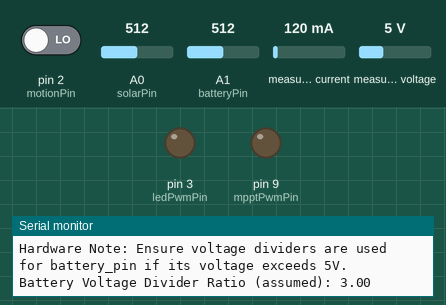
This sketch was run on a simulated Arduino Uno, built with avr-gcc and run on an emulated ATmega328P. Shown: output pins drawn as LEDs (lit = HIGH), the last lines printed to the serial monitor. The test bench sets the inputs (shaded band); at power-on: measured voltage 5 V, A1 (batteryPin) = 512, pin 2 (motionPin) LOW, A0 (solarPin) = 512, measured current 120 mA. The board resets itself during the run and starts again; sleep ends after the set time or at an interrupt.

Above: at 1.2 s.
1.3 s: measured voltage set to 0.6 V
2.8 s: measured voltage set to 0.3 V
At 3.2 s:
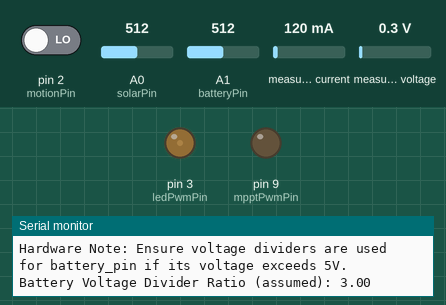
4.3 s: A1 (batteryPin) set to 90
At 5.6 s:
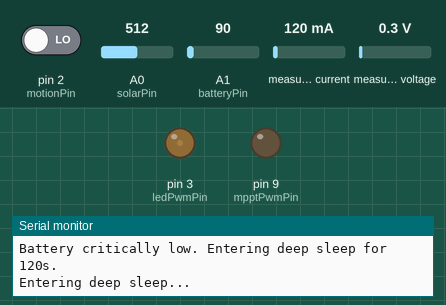
Timing chart, 0 to 14.0 s (numbered marks = the images above; inputs shaded):
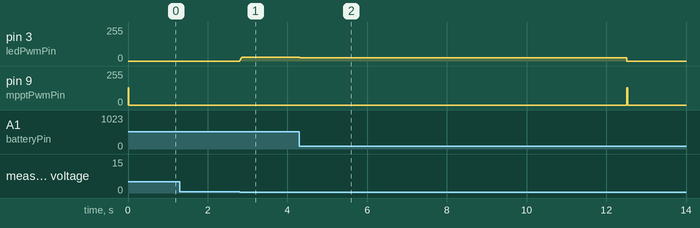

The sketch:

3.ino
```cpp
// Arduino code for solar powered motion sensor lamp
// With INA219 and basic MPPT
// Current Date: Thursday, May 8, 2025 (for context, not functional)

#include <Wire.h>              // For I2C communication
#include <Adafruit_INA219.h>   // For INA219 Current Sensor
#include <avr/sleep.h>         // For sleep modes
#include <avr/wdt.h>           // For Watchdog Timer

// --- Pin Definitions ---
const int solarPin = A0;       // Analog pin for a separate solar panel voltage sensor (can be backup or for rough estimate)
const int batteryPin = A1;     // Analog pin for battery voltage sensor
const int ledPwmPin = 3;       // PWM pin for LED light (ensure this is a hardware PWM pin, e.g., Timer2)
const int motionPin = 2;       // Digital pin for PIR motion sensor
const int mpptPwmPin = 9;      // PWM pin for MPPT control (e.g., Timer1: Pin 9 or 10 on Uno/Nano)

// --- System Parameters ---
const float ADC_REFERENCE_VOLTAGE = 5.0; // Arduino ADC reference voltage
const float ADC_MAX_VALUE = 1023.0;

// Voltage Divider Ratios (Adjust these based on YOUR voltage divider circuit)
// Actual_Voltage = Voltage_at_Pin * ((R1 + R2) / R2)
const float SOLAR_VOLTAGE_DIVIDER_RATIO = 3.0 + 1.0;  // Example: For solarPin, if used. INA219 provides more accurate Vbus.
const float BATTERY_VOLTAGE_DIVIDER_RATIO = 2.0 + 1.0; // Example for batteryPin

const float SOLAR_THRESHOLD_VOLTAGE_AT_PIN = 0.5; // Voltage AT THE solarPin (after divider) to consider it "dark"
                                                 // Use a low value if relying on INA219 for primary solar voltage.
const float BATTERY_MAX_VOLTAGE = 4.2;
const float BATTERY_MIN_VOLTAGE = 3.0;
const float BATTERY_PROTECTION_VOLTAGE = 3.2;
const float BATTERY_CHARGE_TARGET_VOLTAGE = 4.1; // Stop active charging slightly below max for longevity
const float MIN_SOLAR_VOLTAGE_FOR_MPPT_ACTUAL = 6.0; // Minimum actual solar panel voltage (from INA219) to attempt MPPT

const int PWM_MAX = 255;
const int PWM_MIN = 0;
const int PWM_DIM = 30;
const int PWM_STEP = 5;

const long JSON_EMIT_INTERVAL_MS = 30000; // Emit JSON data every 30 seconds
const long MOTION_DEBOUNCE_MS = 200;
const long LIGHT_ON_DURATION_AFTER_MOTION_MS = 15000;
const long MPPT_UPDATE_INTERVAL_MS = 1000; // Update MPPT every 1 second

// --- INA219 Sensor ---
Adafruit_INA219 ina219; // Defaults to address 0x40

// --- Global Variables ---
// Voltage & Power
float solarVoltage_raw_adc;   // Raw voltage from solarPin (analog divider)
float batteryVoltage_actual;  // Actual battery voltage
float batteryLevel_percent;   // Battery level in percentage

// INA219 readings for Solar Panel
float solarBusVoltage_V;      // Voltage from solar panel (INA219)
float solarShuntVoltage_mV;   // Shunt voltage (INA219)
float solarCurrent_mA;        // Current from solar panel (INA219)
float solarPower_mW;          // Power from solar panel (INA219)

// Light Control
int currentLedPwmValue;
int targetLedPwmValue;
bool motionDetectedFlag;
bool isDarkFlag;

// Charging & MPPT
bool conditionsForChargingFlag; // True if solar and battery conditions allow charging
int mpptPwmValue;
float lastMpptPower_mW;
int mpptPwmStep = 2; // How much to change PWM for MPPT; tune this!
bool mpptPerturbDirectionUp = true; // Initial direction to perturb PWM

// Timers
unsigned long lastJsonEmitMillis;
unsigned long lastMotionDetectMillis;
unsigned long lastLightActivityMillis;
unsigned long lastMpptUpdateMillis;


// --- Setup Function ---
void setup() {
  Serial.begin(115200); // Increased baud rate for more data
  while (!Serial && millis() < 3000);
  Serial.println(F("System Initializing..."));

  pinMode(solarPin, INPUT);
  pinMode(batteryPin, INPUT);
  pinMode(ledPwmPin, OUTPUT);
  pinMode(motionPin, INPUT);
  pinMode(mpptPwmPin, OUTPUT);

  // Initialize INA219
  if (!ina219.begin()) {
    Serial.println(F("Failed to find INA219 chip"));
    // You might want to halt or enter a safe mode if INA219 is critical
    while (1) { delay(10); }
  }
  Serial.println(F("INA219 sensor initialized."));
  // ina219.setCalibration_32V_2A(); // Or _16V_400mA etc. depending on your expected ranges & shunt.
                                  // Default works for 32V, 2A with the standard 0.1ohm shunt.

  // LED PWM Frequency (Pin 3, Timer2) - aiming for ~976Hz
  TCCR2B = (TCCR2B & 0b11111000) | 0x04; // Set prescaler for Timer2 to 64 (CS22 bit)

  // MPPT PWM (Pin 9, Timer1) - default frequency is ~490Hz.
  // For higher/specific frequencies on Pin 9, direct Timer1 manipulation is needed.
  // Example: To set Pin 9 (OC1A) to ~31kHz Fast PWM (Mode 14, ICR1 as TOP):
  // TCCR1A = (1 << WGM11) | (1 << COM1A1); // Non-inverting Fast PWM
  // TCCR1B = (1 << WGM13) | (1 << WGM12) | (1 << CS10); // Fast PWM, no prescaler
  // ICR1 = 511; // TOP value for 16MHz / (1 * (1+511)) = ~31.25 kHz
  // For now, we use default analogWrite() frequency for mpptPwmPin.

  analogWrite(ledPwmPin, PWM_MIN);
  currentLedPwmValue = PWM_MIN;
  targetLedPwmValue = PWM_MIN;

  mpptPwmValue = 128; // Start MPPT PWM at 50% duty cycle (or another safe value)
  analogWrite(mpptPwmPin, mpptPwmValue);
  lastMpptPower_mW = 0;

  lastJsonEmitMillis = millis();
  lastMotionDetectMillis = millis();
  lastLightActivityMillis = millis();
  lastMpptUpdateMillis = millis();

  Serial.println(F("Setup Complete."));
  Serial.println(F("Hardware Note: Ensure voltage dividers are used for battery_pin if its voltage exceeds 5V."));
  Serial.print(F("Battery Voltage Divider Ratio (assumed): ")); Serial.println(BATTERY_VOLTAGE_DIVIDER_RATIO);
}

// --- Main Loop ---
void loop() {
  readAnalogSensors();    // Reads battery voltage and optional raw solar voltage
  readIna219Data();       // Reads solar panel V, I, P from INA219
  determineSystemState(); // Updates isDarkFlag, conditionsForChargingFlag

  if (isDarkFlag) {
    analogWrite(mpptPwmPin, PWM_MIN); // Ensure MPPT is off at night
    handleMotion();
    controlLedLight();
  } else { // Daytime
    turnOffLedCompletely(); // Ensure LED is off during the day
    if (conditionsForChargingFlag) {
      runMpptAlgorithm();
    } else {
      analogWrite(mpptPwmPin, PWM_MIN); // Stop charging if battery full or low sun
      // Serial.println(F("Conditions not met for charging/MPPT."));
    }
  }

  emitJsonData();
  handlePowerSaving();
}

// --- Sensor Reading ---
void readAnalogSensors() {
  solarVoltage_raw_adc = analogRead(solarPin) * (ADC_REFERENCE_VOLTAGE / ADC_MAX_VALUE);
  // solarVoltage_actual calculated from INA219 bus voltage is more accurate

  float batteryPinVoltage = analogRead(batteryPin) * (ADC_REFERENCE_VOLTAGE / ADC_MAX_VALUE);
  batteryVoltage_actual = batteryPinVoltage * BATTERY_VOLTAGE_DIVIDER_RATIO;

  batteryLevel_percent = mapFloat(batteryVoltage_actual, BATTERY_MIN_VOLTAGE, BATTERY_MAX_VOLTAGE, 0.0, 100.0);
  batteryLevel_percent = constrain(batteryLevel_percent, 0.0, 100.0);
}

void readIna219Data() {
  solarShuntVoltage_mV = ina219.getShuntVoltage_mV();
  solarBusVoltage_V = ina219.getBusVoltage_V();
  solarCurrent_mA = ina219.getCurrent_mA();
  solarPower_mW = ina219.getPower_mW(); // Or calculate: solarBusVoltage_V * solarCurrent_mA;

  // Sometimes, if current is negative (discharging through panel at night without blocking diode),
  // INA219 might report large positive current with some configurations if not calibrated for it.
  // For solar, current should ideally always be positive or zero.
  if (solarBusVoltage_V < 0.5 && solarCurrent_mA > 100) { // Plausibility check
      solarCurrent_mA = 0;
      solarPower_mW = 0;
  }
}


// --- System State Determination ---
void determineSystemState() {
  // Darkness detection based on INA219 solar voltage
  if (solarBusVoltage_V < SOLAR_THRESHOLD_VOLTAGE_AT_PIN) { // Using actual solar voltage, so threshold should be higher
                                                          // e.g. SOLAR_THRESHOLD_ACTUAL_VOLTAGE = 1.0V from panel
    isDarkFlag = true;
  } else {
    isDarkFlag = false;
  }

  // Conditions for MPPT/Charging
  if (!isDarkFlag &&
      batteryVoltage_actual < BATTERY_CHARGE_TARGET_VOLTAGE &&
      solarBusVoltage_V > MIN_SOLAR_VOLTAGE_FOR_MPPT_ACTUAL && // Enough sun
      solarPower_mW >= 0) { // Ensure power is not negative
    conditionsForChargingFlag = true;
  } else {
    conditionsForChargingFlag = false;
  }
}

// --- MPPT Algorithm (Perturb and Observe) ---
void runMpptAlgorithm() {
  if (millis() - lastMpptUpdateMillis > MPPT_UPDATE_INTERVAL_MS) {
    // Current power is already in solarPower_mW from readIna219Data() called in loop()

    // Perturb and Observe
    if (solarPower_mW > lastMpptPower_mW) {
      // Power increased, keep going in the same direction
      // (mpptPerturbDirectionUp remains unchanged)
    } else {
      // Power decreased or stayed same, reverse direction
      mpptPerturbDirectionUp = !mpptPerturbDirectionUp;
    }

    // Apply perturbation
    if (mpptPerturbDirectionUp) {
      mpptPwmValue += mpptPwmStep;
    } else {
      mpptPwmValue -= mpptPwmStep;
    }

    // Constrain PWM value
    mpptPwmValue = constrain(mpptPwmValue, PWM_MIN, PWM_MAX); // Ensure MPPT PWM is within valid range

    analogWrite(mpptPwmPin, mpptPwmValue);
    lastMpptPower_mW = solarPower_mW;
    lastMpptUpdateMillis = millis();

    // Serial.print(F("MPPT: P=")); Serial.print(solarPower_mW);
    // Serial.print(F("mW, V=")); Serial.print(solarBusVoltage_V);
    // Serial.print(F("V, I=")); Serial.print(solarCurrent_mA);
    // Serial.print(F("mA, PWM=")); Serial.println(mpptPwmValue);
  }
}


// --- Motion Handling ---
void handleMotion() {
  int motionSensorValue = digitalRead(motionPin);
  unsigned long currentMillis = millis();

  if (motionSensorValue == HIGH) {
    if (currentMillis - lastMotionDetectMillis > MOTION_DEBOUNCE_MS) {
      if (!motionDetectedFlag) {
         Serial.println(F("Motion DETECTED"));
         motionDetectedFlag = true;
      }
      lastLightActivityMillis = currentMillis;
    }
  }
  // motionDetectedFlag is reset by controlLedLight() after LIGHT_ON_DURATION_AFTER_MOTION_MS
}


// --- LED Light Control ---
void controlLedLight() {
  unsigned long currentMillis = millis();

  if (batteryVoltage_actual < BATTERY_PROTECTION_VOLTAGE) {
    targetLedPwmValue = PWM_MIN;
    motionDetectedFlag = false;
    if (currentLedPwmValue > PWM_MIN) Serial.println(F("Battery critically low, LED off."));
  }
  else if (motionDetectedFlag && (currentMillis - lastLightActivityMillis < LIGHT_ON_DURATION_AFTER_MOTION_MS)) {
    targetLedPwmValue = map(constrain(batteryVoltage_actual, BATTERY_MIN_VOLTAGE, BATTERY_MAX_VOLTAGE),
                         BATTERY_MIN_VOLTAGE, BATTERY_MAX_VOLTAGE,
                         PWM_DIM, PWM_MAX);
  }
  else {
    motionDetectedFlag = false;
    targetLedPwmValue = PWM_DIM; // Default to dim light when dark and no recent motion
  }

  // Smooth transition for LED
  if (currentLedPwmValue != targetLedPwmValue) {
    if (currentLedPwmValue < targetLedPwmValue) {
      currentLedPwmValue += PWM_STEP;
      if (currentLedPwmValue > targetLedPwmValue) currentLedPwmValue = targetLedPwmValue;
    } else {
      currentLedPwmValue -= PWM_STEP;
      if (currentLedPwmValue < targetLedPwmValue) currentLedPwmValue = targetLedPwmValue;
    }
  }

  currentLedPwmValue = constrain(currentLedPwmValue, PWM_MIN, PWM_MAX);
  analogWrite(ledPwmPin, currentLedPwmValue);
}


// --- Turn Off LED ---
void turnOffLedCompletely() {
  if (currentLedPwmValue > PWM_MIN) { // Only write if it's not already off
      currentLedPwmValue = PWM_MIN;
      targetLedPwmValue = PWM_MIN;
      analogWrite(ledPwmPin, currentLedPwmValue);
  }
  motionDetectedFlag = false;
}

// --- JSON Data Emission ---
void emitJsonData() {
  if (millis() - lastJsonEmitMillis > JSON_EMIT_INTERVAL_MS) {
    Serial.print(F("{"));
    Serial.print(F("\"sV_adc\":")); Serial.print(solarVoltage_raw_adc, 2); // Raw solar ADC pin
    Serial.print(F(",\"sV_bus\":")); Serial.print(solarBusVoltage_V, 2);   // INA Solar V
    Serial.print(F(",\"sI_mA\":")); Serial.print(solarCurrent_mA, 1);    // INA Solar I
    Serial.print(F(",\"sP_mW\":")); Serial.print(solarPower_mW, 0);      // INA Solar P
    Serial.print(F(",\"batV\":")); Serial.print(batteryVoltage_actual, 2);
    Serial.print(F(",\"batPcnt\":")); Serial.print(batteryLevel_percent, 0);
    Serial.print(F(",\"isDark\":")); Serial.print(isDarkFlag);
    Serial.print(F(",\"isChg\":")); Serial.print(conditionsForChargingFlag);
    Serial.print(F(",\"mpptPWM\":")); Serial.print(mpptPwmValue);
    Serial.print(F(",\"mot\":")); Serial.print(motionDetectedFlag);
    Serial.print(F(",\"ledPWM\":")); Serial.print(currentLedPwmValue);
    Serial.println(F("}"));
    lastJsonEmitMillis = millis();
  }
}

// --- Power Saving ---
void handlePowerSaving() {
  if (batteryLevel_percent < 10 && isDarkFlag && !motionDetectedFlag && currentLedPwmValue == PWM_MIN) {
    Serial.println(F("Battery very low, dark, no motion, LED off. Entering deep sleep for 60s."));
    enterDeepSleepSeconds(60); // Sleep for 60 seconds
  } else if (batteryLevel_percent < 5 && isDarkFlag) { // More aggressive sleep if extremely low
    Serial.println(F("Battery critically low. Entering deep sleep for 120s."));
    enterDeepSleepSeconds(120);
  }
}

// --- Sleep Functions ---
void enterDeepSleepSeconds(uint16_t seconds) {
  Serial.println(F("Entering deep sleep..."));
  Serial.flush();

  // Disable ADC, timers, etc. to save power before sleep if not handled by sleep mode itself
  // ADCSRA &= ~(1 << ADEN); // Disable ADC

  set_sleep_mode(SLEEP_MODE_PWR_DOWN);
  sleep_enable();
  noInterrupts(); // Ensure atomicity for sleep setup
  sleep_bod_disable(); // Disable Brown-out Detector

  // Configure Watchdog Timer for timed wakeup
  // WDT can sleep for max 8s. Loop for longer sleeps.
  uint16_t slept_seconds = 0;
  while (slept_seconds < seconds) {
    byte wdt_prescaler_bits;
    uint8_t current_sleep_duration = 8; // Try to sleep for 8s

    if (seconds - slept_seconds >= 8) { wdt_prescaler_bits = 0b00100001; current_sleep_duration = 8; } // 8 S
    else if (seconds - slept_seconds >= 4) { wdt_prescaler_bits = 0b00100000; current_sleep_duration = 4; } // 4 S
    else if (seconds - slept_seconds >= 2) { wdt_prescaler_bits = 0b00000111; current_sleep_duration = 2; } // 2 S
    else if (seconds - slept_seconds >= 1) { wdt_prescaler_bits = 0b00000110; current_sleep_duration = 1; } // 1 S
    else { wdt_prescaler_bits = 0b00000101; current_sleep_duration = 0; } // <1S, effectively 0.5S or less, break

    if (current_sleep_duration == 0) break; // If remaining time is too short

    MCUSR &= ~(1 << WDRF); // Clear WDT reset flag
    WDTCSR = (1 << WDCE) | (1 << WDE); // Enable watchdog configuration
    WDTCSR = (1 << WDE) | wdt_prescaler_bits; // Set prescaler and enable WDT system reset

    interrupts(); // Briefly allow interrupts for WDT to start, though PWR_DOWN sleeps fast
    sleep_cpu();  // Enter sleep mode (execution stops here until WDT reset)
    // On WDT reset, the Arduino restarts from setup().
    // The loop for longer sleep won't be reached in this WDT reset model.
    // To make the loop work, you'd use WDT interrupt, not reset.
    // For simplicity with WDT reset, we just set it for one cycle.
    // If `seconds` > 8, it will only sleep for max 8s and then reset.
    // For true long sleep without full reset and continuation, ISR approach is needed.
    // Given this model, let's simplify: it sleeps for max 8s, then resets.
    // The `while` loop here is thus conceptual for a WDT ISR model.
    break; // Exit loop as WDT reset will occur
  }
  // Code here is effectively unreachable if WDT is set to reset the MCU
  sleep_disable();
  // ADCSRA |= (1 << ADEN); // Re-enable ADC
  // Serial.println(F("Woke up from sleep. (Should not happen with WDT reset)"));
}
// Note on enterDeepSleepSeconds:
// The above function sets the WDT to RESET the Arduino. So, after sleep, it will go through setup() again.
// The loop `while (slept_seconds < seconds)` would only work if the WDT was configured for an INTERRUPT
// that wakes the CPU without resetting, and then `sleep_cpu()` would return.
// For a simple timed deep sleep with reset, just set the WDT once.


// --- Utility Functions ---
float mapFloat(float x, float in_min, float in_max, float out_min, float out_max) {
  if (in_max == in_min) return out_min; // Avoid division by zero
  return (x - in_min) * (out_max - out_min) / (in_max - in_min) + out_min;
}
```

Measured:
- after the input at 1.3 s, every drawn part: stays the same
- after the input at 2.8 s, pin 3 (ledPwmPin): 0/255 → 30/255 at once
- after the input at 4.3 s, pin 3 (ledPwmPin): 30/255 → 25/255 at once, → 0/255 8.2 s later; pin 9 (mpptPwmPin): 0/255 → 128/255 after 8.2 s, → 0/255 0.02 s later
